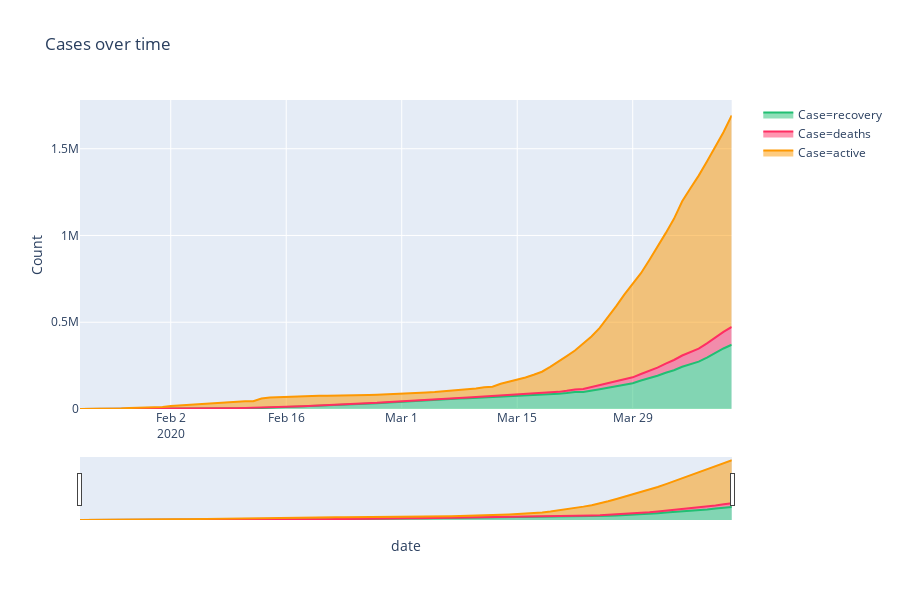

Source (notebook cell):
### Code cell
temp = df.groupby('date')['recovery', 'deaths', 'active'].sum().reset_index()

temp = temp.melt(id_vars="date", value_vars=['recovery', 'deaths', 'active'], var_name='Case', value_name='Count')

# temp.head()

fig = px.area(temp, x="date", y="Count", color='Case', height=600, title='Cases over time', color_discrete_sequence = [rec, dth, act])
fig.update_layout(xaxis_rangeslider_visible=True)
fig.show()
